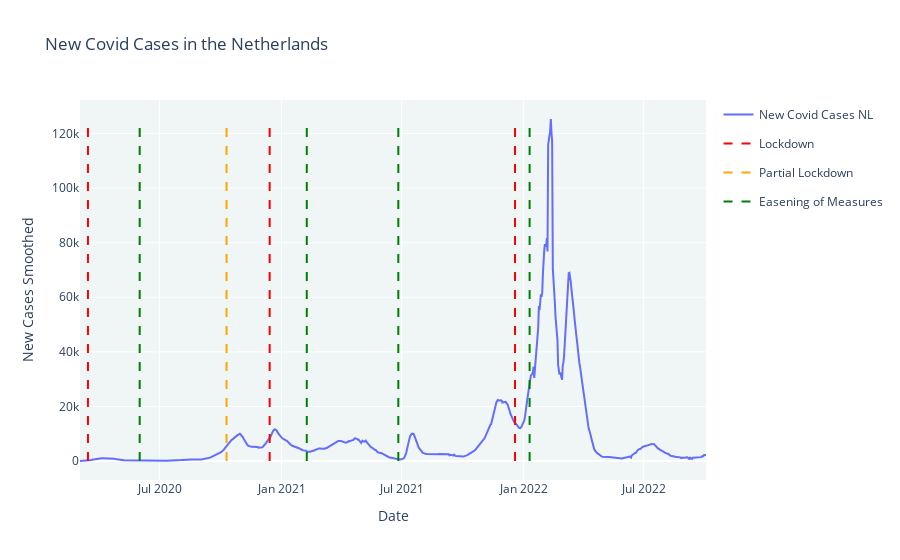

Write notebook code for a chart like this one.
### Markdown cell above
# Subquestion 1 -  How has the number of new COVID-19 cases developed in the considered time in the Netherlands?

In January 2020, the House of Representatives in the Netherlands was informed about the first COVID-19 infection in Wuhan in China (Ministerie van Algemene Zaken, 2022). The virus started spreading quite quickly to the rest of the world, whereas by the end of January the first cases in Italy were already detected. From now on, it was only a matter of time before the first infection in the Netherlands would be detected. Since the lack of knowledge of the virus and the degree of impact it had on people’s health, governments came together to take swift action. 

The graph below shows the developments of the reported COVID-19 cases in the Netherlands in the period March 2020 to September 2022. The data is collected from OurWorldInData.org (Mathieu et al, 2020), and since the absence of availability of data for the month of February in the Netherlands, this is left out of scope. The expectation is that there have been some cases by then, but also due to the lack of availability of tests, no data is available as of that month. The data is measured by day and will therefore be shown per day. Due to the slight delay in testing and test results, the data over the days is smoothed and therefore some numbers are given in decimals. In the graph, three kinds of dotted lines are shown, those lines indicate whether the government was taking measures or not. Those data is collected from RIVM (Tijdlijn Van Coronamaatregelen, n.d.).

*Our hypothes* is that the infections are namely dependent by the seasonality and the regulations taken. In the winter, we expect that the number of infections will increase and when it gets summer the infections will decrease. Additionally, we presume that measures taken by the government will impact the number of infections in terms of steepness of the slopes and eventually will cause the peaks to become lower, especially when it comes to introducing a (partial) lockdown.

### Code cell
# The figure is scaled for the max and the min value of the new cases smoothed
# New cases smoothed is used so the cases are on the rightful days instead of the information processing delay
dmax = covid_nl_clean_df['new_cases_smoothed'].values.max()
dmin = covid_nl_clean_df['new_cases_smoothed'].values.min()
fig = go.Figure()


# Figure contains lineplot of the new covid cases in NL
# The following hover data is added to each line: date and number of new cases 
fig.add_trace(go.Scatter(x=covid_nl_clean_df.date, 
                         y=covid_nl_clean_df['new_cases_smoothed'], 
                         mode='lines', name='New Covid Cases NL', 
                         hovertemplate='Date: %{x: "%m/%d/%Y}'+'<br>New Cases: %{y: "%m/%d/%Y}'))


# Multiple vertical lines indicating a significant change in Covid measurements
# Measurements considered: (partial) lockdown and easening of measurements
# The line color indicates the type of measurement 
# Same type of measurements are grouped in the legend
# The following hover data is added to each line: date and number of new cases 
fig.add_trace(go.Scatter(x=['2020-03-15','2020-03-15'], 
                         y=[dmin,dmax], mode='lines', 
                         line=dict(color='red', width=2, dash='dash'),
                         legendgroup='Lockdown', name='Lockdown', 
                         hovertemplate='Date: %{x: "%m/%d/%Y}'))

fig.add_trace(go.Scatter(x=['2020-12-14','2020-12-14'], 
                         y=[dmin,dmax], mode='lines', 
                         line=dict(color='red', width=2, dash='dash'),
                         legendgroup='Lockdown', name='Lockdown', 
                         hovertemplate='Date: %{x: "%m/%d/%Y}', showlegend=False))

fig.add_trace(go.Scatter(x=['2021-12-19','2021-12-19'], 
                        y=[dmin,dmax], mode='lines', 
                        line=dict(color='red', width=2, dash='dash'),
                        legendgroup='Lockdown', name='Lockdown', 
                        hovertemplate='Date: %{x: "%m/%d/%Y}', showlegend=False))

fig.add_trace(go.Scatter(x=['2020-10-10','2020-10-10'], 
                         y=[dmin,dmax], mode='lines', 
                         line=dict(color='orange', width=2, dash='dash'),
                         legendgroup='Partial Lockdown', name='Partial Lockdown',
                         hovertemplate='Date: %{x: "%m/%d/%Y}'))                         

fig.add_trace(go.Scatter(x=['2020-06-01','2020-06-01'], 
                         y=[dmin,dmax], mode='lines', 
                         line=dict(color='green', width=2, dash='dash'),
                         legendgroup='Easening of Measures', name='Easening of Measures',
                         hovertemplate='Date: %{x: "%m/%d/%Y}'))

fig.add_trace(go.Scatter(x=['2021-06-26','2021-06-26'], 
                         y=[dmin,dmax], mode='lines', 
                         line=dict(color='green', width=2, dash='dash'),
                         legendgroup='Easening of Measures', name='Easening of Measures',
                         hovertemplate='Date: %{x: "%m/%d/%Y}', showlegend=False))
                        
fig.add_trace(go.Scatter(x=['2021-02-08','2021-02-08'], 
                         y=[dmin,dmax], mode='lines', 
                         line=dict(color='green', width=2, dash='dash'),
                         legendgroup='Easening of Measures', name='Easening of Measures',
                         hovertemplate='Date: %{x: "%m/%d/%Y}', showlegend=False))

fig.add_trace(go.Scatter(x=['2022-01-10','2022-01-10'], 
                         y=[dmin,dmax], mode='lines', 
                         line=dict(color='green', width=2, dash='dash'),
                         legendgroup='Easening of Measures', name='Easening of Measures', 
                         hovertemplate ='Date: %{x: "%m/%d/%Y}', showlegend=False))         


# The figure is updated with titles and a legend is added
fig.update_layout(title='New Covid Cases in the Netherlands', 
                  xaxis_title='Date', yaxis_title='New Cases Smoothed')                                                 
fig.update_layout(legend=dict(groupclick='toggleitem'))
fig.layout.plot_bgcolor='#f0f5f5'
fig.show()

### Figure 1 — Plotly figure (JSON) as saved in the notebook; plotly's stock layout.template omitted (floating-point values rounded to 4 significant figures; data arrays with more than 128 entries replaced by an {"elided": "..."} marker saying what was removed)
{"data": [{"hovertemplate": "Date: %{x: \"%m/%d/%Y}<br>New Cases: %{y: \"%m/%d/%Y}", "mode": "lines", "name": "New Covid Cases NL", "type": "scatter", "x": {"elided": "945 str values"}, "y": {"elided": "945 float values"}}, {"hovertemplate": "Date: %{x: \"%m/%d/%Y}", "legendgroup": "Lockdown", "line": {"color": "red", "dash": "dash", "width": 2}, "mode": "lines", "name": "Lockdown", "type": "scatter", "x": ["2020-03-15", "2020-03-15"], "y": [5.429, 125321]}, {"hovertemplate": "Date: %{x: \"%m/%d/%Y}", "legendgroup": "Lockdown", "line": {"color": "red", "dash": "dash", "width": 2}, "mode": "lines", "name": "Lockdown", "showlegend": false, "type": "scatter", "x": ["2020-12-14", "2020-12-14"], "y": [5.429, 125321]}, {"hovertemplate": "Date: %{x: \"%m/%d/%Y}", "legendgroup": "Lockdown", "line": {"color": "red", "dash": "dash", "width": 2}, "mode": "lines", "name": "Lockdown", "showlegend": false, "type": "scatter", "x": ["2021-12-19", "2021-12-19"], "y": [5.429, 125321]}, {"hovertemplate": "Date: %{x: \"%m/%d/%Y}", "legendgroup": "Partial Lockdown", "line": {"color": "orange", "dash": "dash", "width": 2}, "mode": "lines", "name": "Partial Lockdown", "type": "scatter", "x": ["2020-10-10", "2020-10-10"], "y": [5.429, 125321]}, {"hovertemplate": "Date: %{x: \"%m/%d/%Y}", "legendgroup": "Easening of Measures", "line": {"color": "green", "dash": "dash", "width": 2}, "mode": "lines", "name": "Easening of Measures", "type": "scatter", "x": ["2020-06-01", "2020-06-01"], "y": [5.429, 125321]}, {"hovertemplate": "Date: %{x: \"%m/%d/%Y}", "legendgroup": "Easening of Measures", "line": {"color": "green", "dash": "dash", "width": 2}, "mode": "lines", "name": "Easening of Measures", "showlegend": false, "type": "scatter", "x": ["2021-06-26", "2021-06-26"], "y": [5.429, 125321]}, {"hovertemplate": "Date: %{x: \"%m/%d/%Y}", "legendgroup": "Easening of Measures", "line": {"color": "green", "dash": "dash", "width": 2}, "mode": "lines", "name": "Easening of Measures", "showlegend": false, "type": "scatter", "x": ["2021-02-08", "2021-02-08"], "y": [5.429, 125321]}, {"hovertemplate": "Date: %{x: \"%m/%d/%Y}", "legendgroup": "Easening of Measures", "line": {"color": "green", "dash": "dash", "width": 2}, "mode": "lines", "name": "Easening of Measures", "showlegend": false, "type": "scatter", "x": ["2022-01-10", "2022-01-10"], "y": [5.429, 125321]}], "layout": {"legend": {"groupclick": "toggleitem"}, "plot_bgcolor": "#f0f5f5", "title": {"text": "New Covid Cases in the Netherlands"}, "xaxis": {"title": {"text": "Date"}}, "yaxis": {"title": {"text": "New Cases Smoothed"}}}}
